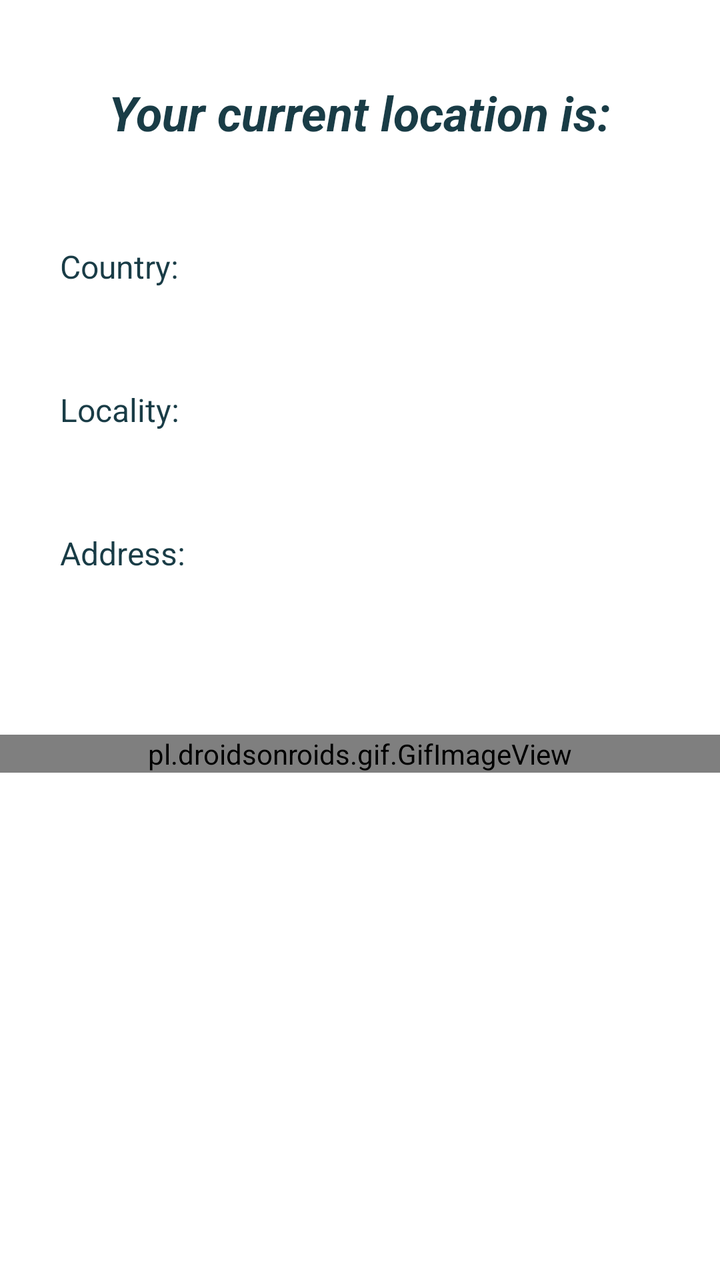
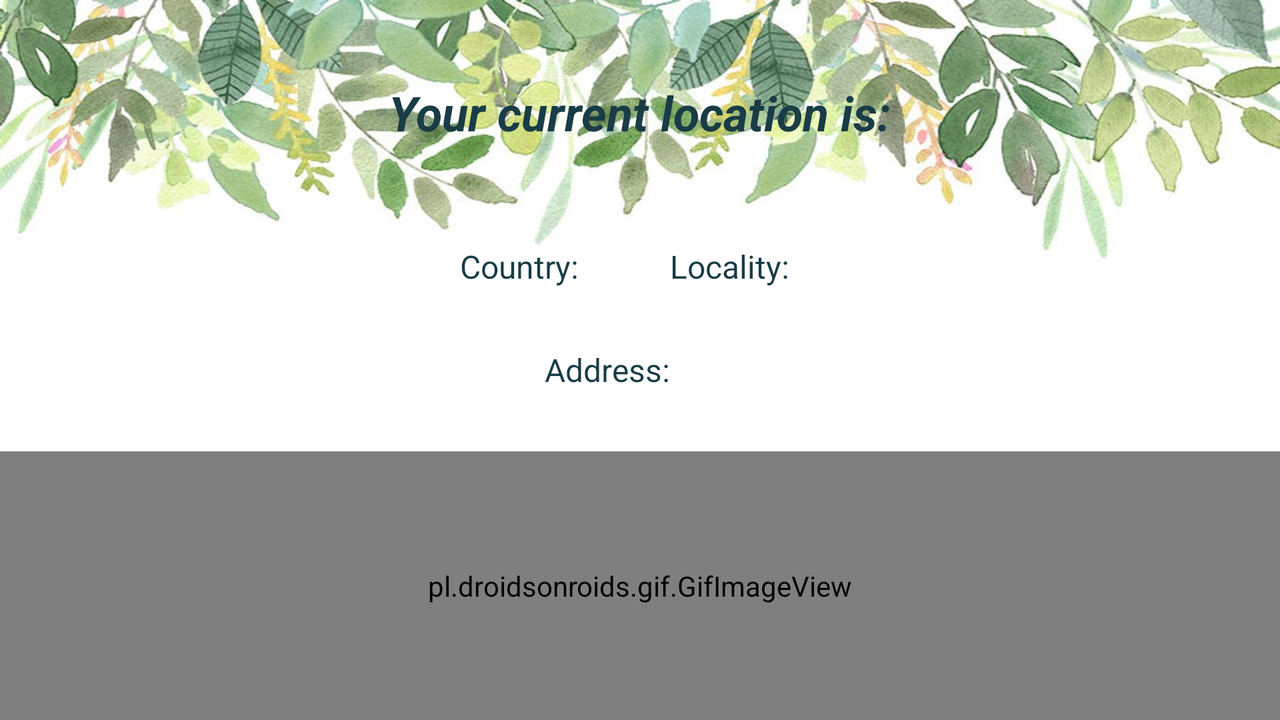

First picture: res/layout/ on a phone held upright. Second picture: the repository's own variant of that layout, on a device whose configuration matches the variant's folder. Source for both follows.
<!-- AndroidManifest.xml: application theme Theme.ShipmentTracking -->
<!-- res/layout/activity_location.xml -->
<?xml version="1.0" encoding="utf-8"?>
<RelativeLayout
    xmlns:android="http://schemas.android.com/apk/res/android" android:layout_width="match_parent"
    android:layout_height="match_parent"
    android:background="@drawable/leaf_watercolor_background2">

    <TextView
        android:id="@+id/mainLocationTextView"
        android:layout_width="wrap_content"
        android:layout_height="wrap_content"
        android:text="@string/current_location"
        android:textSize="24sp"
        android:textColor="@color/my_blue"
        android:textStyle="italic|bold"
        android:layout_marginTop="40dp"
        android:layout_centerHorizontal="true"/>


    <LinearLayout
        android:id="@+id/firstLocationRow"
        android:layout_width="wrap_content"
        android:layout_height="wrap_content"
        android:layout_below="@+id/mainLocationTextView"
        android:layout_marginStart="30dp">

        <TextView
            android:id="@+id/locationCountryTextView"
            android:layout_width="70dp"
            android:layout_height="wrap_content"
            android:layout_marginTop="50dp"
            android:text="@string/country"
            android:textColor="@color/my_blue"
            android:textSize="16sp" />

        <TextView
            android:id="@+id/actualLocationCountryTextView"
            android:layout_width="wrap_content"
            android:layout_height="wrap_content"
            android:layout_marginStart="5dp"
            android:layout_marginTop="50dp"
            android:textSize="16sp" />
    </LinearLayout>

    <LinearLayout
        android:id="@+id/secondLocationRow"
        android:layout_width="wrap_content"
        android:layout_height="wrap_content"
        android:layout_below="@+id/firstLocationRow"
        android:layout_marginStart="30dp">


        <TextView
            android:id="@+id/locationLocalityTextView"
            android:layout_width="70dp"
            android:layout_height="wrap_content"
            android:layout_marginTop="50dp"
            android:text="@string/locality"
            android:textColor="@color/my_blue"
            android:textSize="16sp" />

        <TextView
            android:id="@+id/actualLocationLocalityTextView"
            android:layout_width="wrap_content"
            android:layout_height="wrap_content"
            android:layout_marginStart="5dp"
            android:layout_marginTop="50dp"
            android:textSize="16sp" />
    </LinearLayout>

    <LinearLayout
        android:id="@+id/thirdLocationRow"
        android:layout_width="wrap_content"
        android:layout_height="wrap_content"
        android:layout_below="@+id/secondLocationRow"
        android:layout_marginStart="30dp">

        <TextView
            android:id="@+id/addressTextView"
            android:layout_width="70dp"
            android:layout_height="wrap_content"
            android:layout_marginTop="50dp"
            android:text="@string/address"
            android:textColor="@color/my_blue"
            android:textSize="16sp" />

        <TextView
            android:id="@+id/actualAddressTextView"
            android:layout_width="wrap_content"
            android:layout_height="wrap_content"
            android:layout_marginStart="5dp"
            android:layout_marginTop="50dp"
            android:layout_marginEnd="20dp"
            android:textSize="16sp" />
    </LinearLayout>

    <pl.droidsonroids.gif.GifImageView
        android:layout_width="match_parent"
        android:layout_height="wrap_content"
        android:layout_below="@+id/thirdLocationRow"
        android:layout_marginTop="80dp"
        android:src="@drawable/happy_dog_gif" />

</RelativeLayout>
<!-- resources referenced by this layout -->
<resources>
  <color name="my_blue">#193C46</color>
  <!-- drawable happy_dog_gif: gif bitmap (drawable, 157001 bytes) -->
  <string name="address">Address:</string>
  <string name="country">Country:</string>
  <string name="current_location">Your current location is:</string>
  <string name="locality">Locality:</string>
  <style name="Theme.ShipmentTracking" parent="Theme.MaterialComponents.Light.DarkActionBar">
          
          <item name="colorPrimary">@color/my_middle_blue</item>
          <item name="colorPrimaryVariant">@color/teal_700</item>
          <item name="colorOnPrimary">@color/white</item>
          
          <item name="colorSecondary">@color/teal_700</item>
          <item name="colorSecondaryVariant">@color/teal_200</item>
          <item name="colorOnSecondary">@color/black</item>
          
          <item name="android:statusBarColor" tools:targetApi="l">?attr/colorPrimaryVariant</item>
          
      </style>
  <color name="my_middle_blue">#344E5C</color>
  <color name="teal_700">#FF018786</color>
  <color name="white">#FFFFFFFF</color>
  <color name="teal_200">#FF03DAC5</color>
  <color name="black">#FF000000</color>
</resources>
<!-- res/layout-land/activity_location.xml (the repository's variant of the layout above) -->
<!-- drawn on the phone turned sideways -->
<?xml version="1.0" encoding="utf-8"?>
<RelativeLayout
    xmlns:android="http://schemas.android.com/apk/res/android" android:layout_width="match_parent"
    android:layout_height="match_parent"
    android:background="@drawable/green_leaves_top_frame">

    <TextView
        android:id="@+id/mainLocationTextView"
        android:layout_width="wrap_content"
        android:layout_height="wrap_content"
        android:text="@string/current_location"
        android:textSize="24sp"
        android:textColor="@color/my_blue"
        android:textStyle="italic|bold"
        android:layout_marginTop="40dp"
        android:layout_centerHorizontal="true"/>


    <LinearLayout
        android:id="@+id/firstLocationRow"
        android:layout_centerHorizontal="true"
        android:layout_width="wrap_content"
        android:layout_height="wrap_content"
        android:layout_below="@+id/mainLocationTextView">

        <TextView
            android:id="@+id/locationCountryTextView"
            android:layout_width="70dp"
            android:layout_height="wrap_content"
            android:layout_marginTop="50dp"
            android:text="@string/country"
            android:textColor="@color/my_blue"
            android:textSize="16sp" />

        <TextView
            android:id="@+id/actualLocationCountryTextView"
            android:layout_width="wrap_content"
            android:layout_height="wrap_content"
            android:layout_marginStart="5dp"
            android:layout_marginTop="50dp"
            android:textSize="16sp" />

        <TextView
            android:id="@+id/locationLocalityTextView"
            android:layout_width="70dp"
            android:layout_height="wrap_content"
            android:layout_marginTop="50dp"
            android:text="@string/locality"
            android:textColor="@color/my_blue"
            android:layout_marginStart="30dp"
            android:textSize="16sp" />

        <TextView
            android:id="@+id/actualLocationLocalityTextView"
            android:layout_width="wrap_content"
            android:layout_height="wrap_content"
            android:layout_marginStart="5dp"
            android:layout_marginTop="50dp"
            android:textSize="16sp" />
    </LinearLayout>

    <LinearLayout
        android:id="@+id/secondLocationRow"
        android:layout_centerHorizontal="true"
        android:layout_width="wrap_content"
        android:layout_height="wrap_content"
        android:layout_below="@+id/firstLocationRow">

        <TextView
            android:id="@+id/addressTextView"
            android:layout_width="70dp"
            android:layout_height="wrap_content"
            android:layout_marginTop="30dp"
            android:text="@string/address"
            android:textColor="@color/my_blue"
            android:textSize="16sp" />

        <TextView
            android:id="@+id/actualAddressTextView"
            android:layout_width="wrap_content"
            android:layout_height="wrap_content"
            android:layout_marginStart="5dp"
            android:layout_marginTop="30dp"
            android:layout_marginEnd="20dp"
            android:textSize="16sp" />
    </LinearLayout>

    <pl.droidsonroids.gif.GifImageView
        android:layout_width="match_parent"
        android:layout_height="166dp"
        android:layout_below="@+id/secondLocationRow"
        android:layout_marginTop="30dp"
        android:src="@drawable/happy_dog_gif" />

</RelativeLayout>
<!-- resources referenced by the variant -->
<!-- as the phone turned sideways resolves them -->
<resources>
  <color name="my_blue">#193C46</color>
  <!-- drawable green_leaves_top_frame: jpg bitmap (drawable, 95525 bytes) -->
  <!-- drawable happy_dog_gif: gif bitmap (drawable, 157001 bytes) -->
  <string name="address">Address:</string>
  <string name="country">Country:</string>
  <string name="current_location">Your current location is:</string>
  <string name="locality">Locality:</string>
  <!-- from res/values-land/ -->
  <style name="Theme.ShipmentTracking" parent="Theme.MaterialComponents.Light.NoActionBar">
          
          <item name="colorPrimary">@color/my_middle_blue</item>
          <item name="colorPrimaryVariant">@color/teal_700</item>
          <item name="colorOnPrimary">@color/white</item>
          
          <item name="colorSecondary">@color/teal_700</item>
          <item name="colorSecondaryVariant">@color/teal_200</item>
          <item name="colorOnSecondary">@color/black</item>
          
          <item name="android:statusBarColor" tools:targetApi="l">?attr/colorPrimaryVariant</item>
          
      </style>
  <color name="my_middle_blue">#344E5C</color>
  <color name="teal_700">#FF018786</color>
  <color name="white">#FFFFFFFF</color>
  <color name="teal_200">#FF03DAC5</color>
  <color name="black">#FF000000</color>
</resources>
